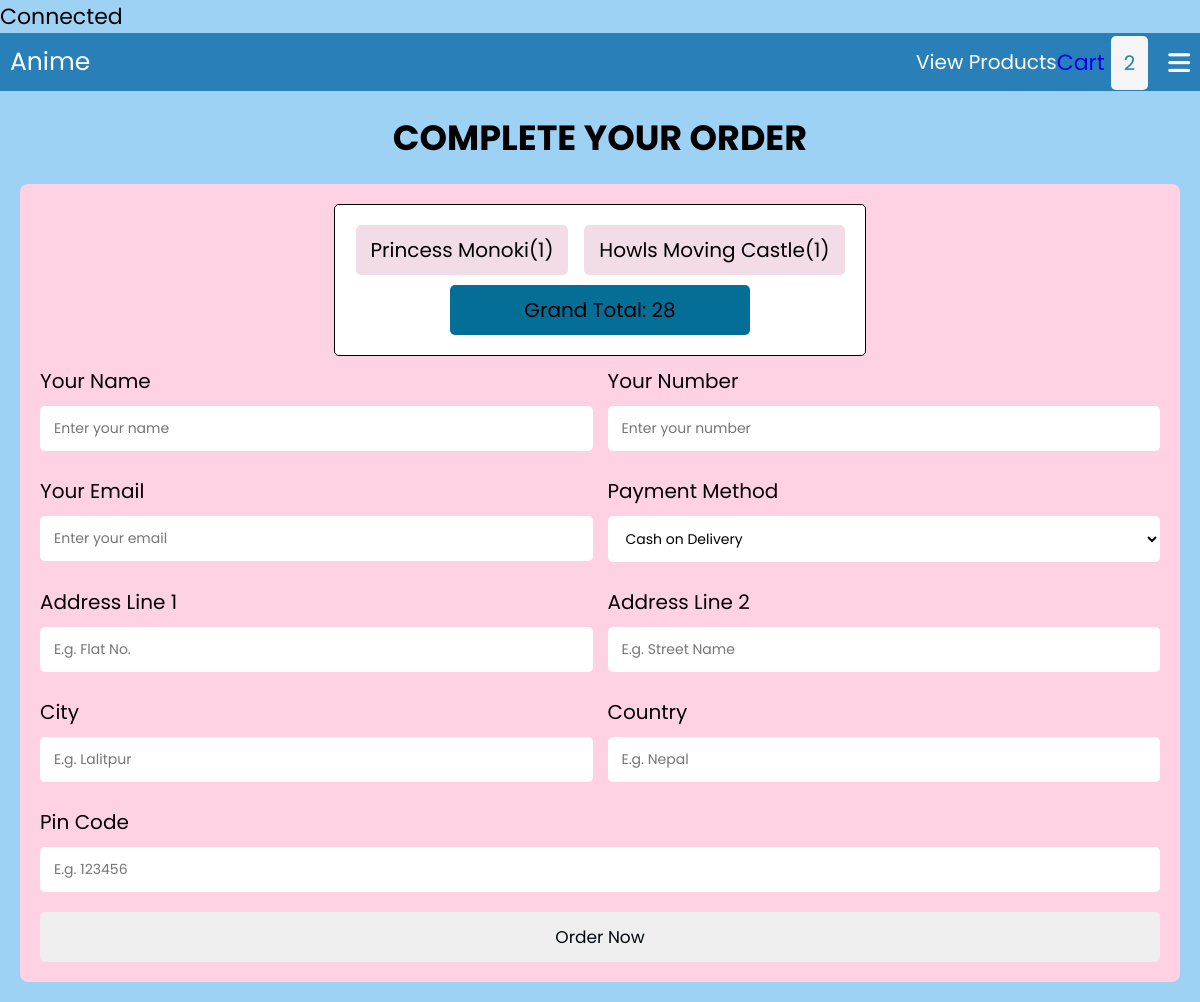
The page /checkout.php on the database its author committed.
### tables this page shows
CREATE TABLE `cart` (
  `id` int(255) NOT NULL,
  `name` varchar(255) NOT NULL,
  `price` varchar(255) NOT NULL,
  `image` varchar(255) NOT NULL,
  `quantity` int(255) NOT NULL
);

### checkout.php (the view, shortened to what this page needs)
<!DOCTYPE html>
<html lang="en">
<head>
    <link rel="stylesheet" href="style/cart.css">
    <link rel="stylesheet" href="https://cdnjs.cloudflare.com/ajax/libs/font-awesome/6.0.0/css/all.min.css">
</head>
<body>
    <?php include 'header.php'; ?>
    <div class="container">
        <section class="checkout-form">
            <h1 class="heading">Complete Your Order</h1>
            <form action="" method="post">
            <div class="display-order">
                <?php
                $select_cart = mysqli_query($conn, "SELECT * FROM `cart`");
                $total = 0;
                $grand_total = 0;
                if (mysqli_num_rows($select_cart) > 0) {
                    while ($fetch_cart = mysqli_fetch_assoc($select_cart)) {
                        $total_price = number_format($fetch_cart['quantity'] * $fetch_cart['price']);
                        $grand_total = $total += $total_price;
                ?>
                <span><?= $fetch_cart['name']; ?>(<?= $fetch_cart['quantity']; ?>)</span>
                <?php
                    }
                } else {
                    echo "<div class='display-order'><span>Your cart is empty!</span></div>";
                }
                ?>
                <span class="grand-total">Grand Total: <?= $grand_total; ?></span>
            </div>
                <div class="flex">
                    <div class="inputBox">
                        <span>Your Name</span>
                        <input type="text" placeholder="Enter your name" name="name" required>
                    </div>
                    <div class="inputBox">
                        <span>Your Number</span>
                        <input type="number" placeholder="Enter your number" name="number" required>
                    </div>
                    <div class="inputBox">
                        <span>Your Email</span>
                        <input type="email" placeholder="Enter your email" name="email" required>
                    </div>
                    <div class="inputBox">
                        <span>Payment Method</span>
                        <select name="method">
                            <option value="cash on delivery">Cash on Delivery</option>
                        </select>
                    </div>
                    <div class="inputBox">
                        <span>Address Line 1</span>
                        <input type="text" placeholder="E.g. Flat No." name="flat" required>
                    </div>
                    <div class="inputBox">
                        <span>Address Line 2</span>
                        <input type="text" placeholder="E.g. Street Name" name="street" required>
                    </div>
                    <div class="inputBox">
                        <span>City</span>
                        <input type="text" placeholder="E.g. Lalitpur" name="city" required>
                    </div>
                    <div class="inputBox">
                        <span>Country</span>
                        <input type="text" placeholder="E.g. Nepal" name="nation" required>
                    </div>
                    <div class="inputBox">
                        <span>Pin Code</span>
                        <input type="text" placeholder="E.g. 123456" name="pin_code" required>
                    </div>
                </div>
                <input type="submit" value="Order Now" name="order_btn" class="btn">
            </form>
        </section>
    </div>
</body>
</html>

### style/cart.css (style rules this page uses)
body { background-color: #9ed2f5; }
:root { --blue: #2980b9; --red: #e588b7; --orange: #e47718; --black: #000000; --white: #ffffff; --bg-color: #f1dce7; --box-shadow: 0.5rem 1rem rgba(0, 0, 0.1); --border: 0.1rem solid 999; }
* { font-family: 'Poppins', sans-serif; margin: 0; padding: 0; box-sizing: border-box; outline: none; border: none; text-decoration: none; text-transform: capitalize; font-size: 22px; }
html { font-size: 62.5%; overflow-x: hidden; }
.container { max-width: 1200px; margin: 0 auto; }
section { padding: 2rem; }
.btn, .option-btn, .delete-btn { display: block; width: 100%; text-align: center; background-color: var(rgb(124, 158, 205)); color: rgb(0, 7, 15); font-size: 1.7rem; padding: 1.2rem 3rem; border-radius: 0.5rem; cursor: pointer; margin-top: 1rem; }
.heading { text-align: center; font-size: 3.5rem; text-transform: uppercase; color:var(--black); margin-bottom: 2rem; }
.checkout-form form { padding: 2rem; border-radius: .8rem; background-color: #ffd2e3; font-family: 'Times New Roman', Times, serif; font-size: 10px; }
.checkout-form form .flex { display: flex; flex-wrap: wrap; gap: 1.5rem; }
.checkout-form form .flex .inputBox { flex:1 1 40rem ; color: black; }
.checkout-form form .flex .inputBox span { font-size: 2rem; color: black; }
.checkout-form form .flex .inputBox input, .checkout-form form .flex .inputBox select { width: 100%; background-color: white; font-size: 1.4rem; border-radius: .5rem; margin: 1rem 0; padding: 1.2rem 1.4rem; text-transform: none; border:var(--border); }
.display-order { max-width: 50rem; background-color: white; border-radius: .5rem; text-align: center; padding: 1.5rem; margin: 0 auto; margin-bottom: 1rem; box-sizing: var(--box-shadow); border: 1.7px solid black; }
.display-order span { display: inline-block; border-radius: .5rem; background-color: var(--bg-color); padding: 1rem 1.5rem; font-size: 2rem; color: black; margin: .5rem; }
.display-order span.grand-total { width: 300px; height: 50px; background-color: #056e97; }

### rows shown on the page
cart: name "Princess Monoki", quantity "1"
cart: name "Howls Moving Castle", quantity "1"

### other values the page prints
$row_count "2"
$grand_total "28"
